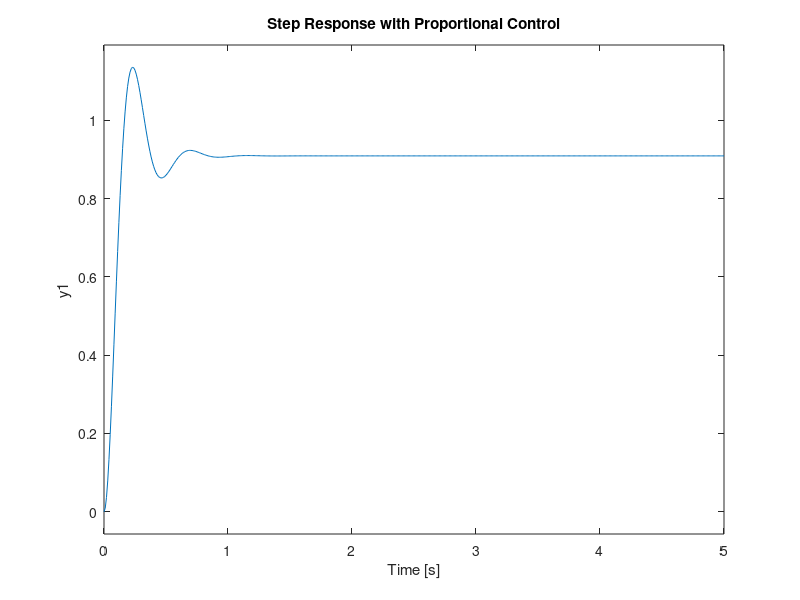

Reproduce this figure in MATLAB.
J = 0.01;
b = 0.1;
K = 0.01;
R = 1;
L = 0.5;
s = tf('s');
P_motor = K/((J*s+b)*(L*s+R)+K^2);
Kp = 100;
C = pid(Kp);
sys_cl = feedback(C*P_motor,1);
t = 0:0.01:5;
step(sys_cl,t)
grid
title('Step Response with Proportional Control')